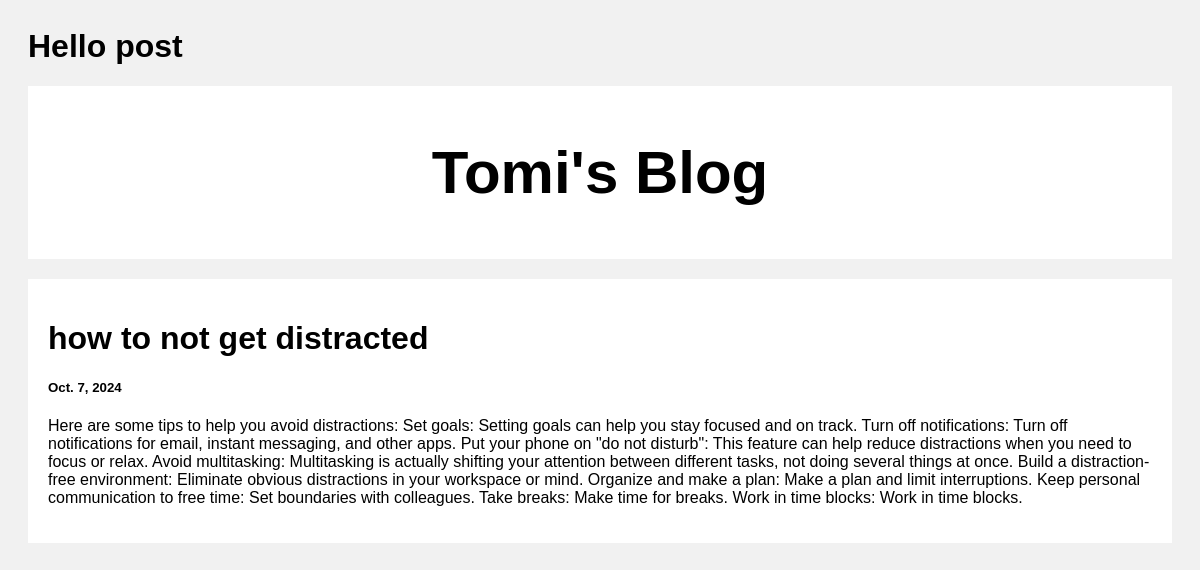
/post/1, run on the app's committed database.
### posts/models.py (models this page shows)
class Blog(models.Model):
    title = models.CharField(max_length=100)
    created_at = models.DateField(default=datetime.now, blank=True)
    body = models.CharField(max_length=1000)

### posts/views.py (the view)
# urls.py: path('post/<str:pk>',views.post,name='post')
def post(request, pk):
    blogs = Blog.objects.get(id=pk)
    return render(request, 'post.html', {'posts': blogs})

### templates/post.html (shortened to what this page needs)
<h1>Hello post</h1><!DOCTYPE html>
<html>
<head>
</head>
<body>
<div class="header">
  <h2>Tomi's Blog</h2>
</div>
<div class="row">
  <div class="leftcolumn">
    <div class="card">
        <h1>{{posts.title}}</h1>
        <h5>{{posts.created_at}}</h5>
        <p>{{posts.body}}</p>
    </div>
  </div>
</div>
</body>
</html>

### templates/post.html (style rules this page uses)
* { box-sizing: border-box; }
body { font-family: Arial; padding: 20px; background: #f1f1f1; }
.header { padding: 2px; font-size: 40px; text-align: center; background: white; }
.leftcolumn { float: left; width: 100%; }
.card { background-color: white; padding: 20px; margin-top: 20px; }
.row:after { content: ""; display: table; clear: both; }

### data on the page
Blog: title "how to not get distracted", created_at "Oct. 7, 2024", body "Here are some tips to help you avoid distractions: Set goals: Setting goals can help you stay focused and on track. Turn off notifications: Turn off notifications for email, instant messaging, and other apps. Put your phone on \"do not disturb\": This feature can help reduce distractions when you need to focus or relax. Avoid multitasking: Multitasking is actually shifting your attention between different tasks, not doing several things at once. Build a distraction-free environment: Eliminate obvious distractions in your workspace or mind. Organize and make a plan: Make a plan and limit interruptions. Keep personal communication to free time: Set boundaries with colleagues. Take breaks: Make…"
